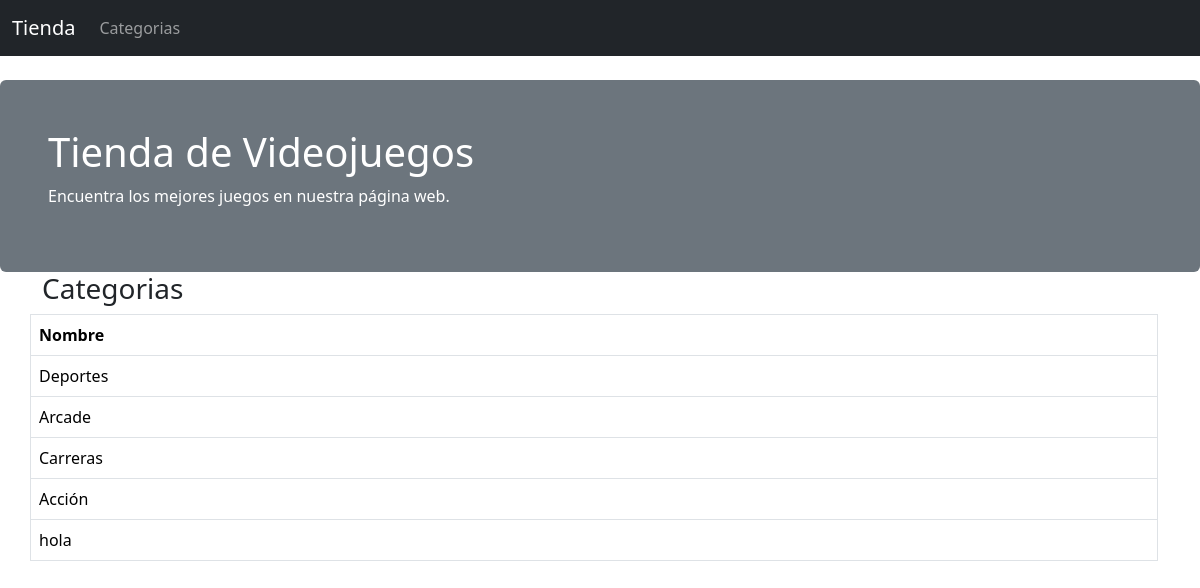
Before: /categorias with the older database file.
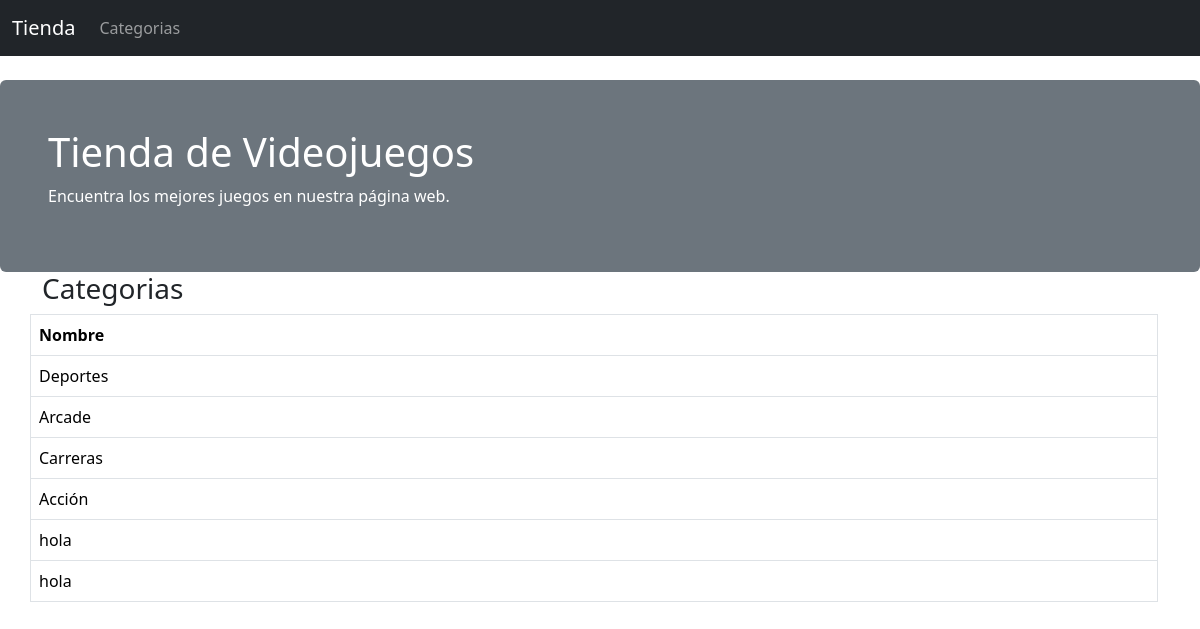
After: the same page with the newer database file.
### aplicacion/models.py (models this page shows, shortened)
class Categorias(db.Model):
    __tablename__ = 'categorias'
    id = Column(Integer, primary_key=True)
    nombre = Column(String(100))
    articulos = relationship(
        "Articulos",
        cascade="all, delete-orphan",
        back_populates="categoria",
        lazy='dynamic'
    )

### aplicacion/app.py (the view)
@app.route('/categorias')
def categorias():
    categorias = Categorias.query.all()
    return render_template("categorias.html", categorias=categorias)

### aplicacion/templates/categorias.html (shortened to what this page needs)
{% extends "base2.html" %}
{% block contenido %}
<div class="container">
    <div class="row">
        <h3>Categorias</h3>
        <div class="list-group">
            <table class="table table-bordered">
                <tr>
                    <th>Nombre</th>
                </tr>
                {% for cat in categorias %}<tr>
                    <td>{{cat.nombre}}</td>
                </tr>{% endfor %}
            </table>
        </div>
    </div>
</div>
{% endblock %}

Changed rows visible on the page:
added Categorias: nombre "hola"
